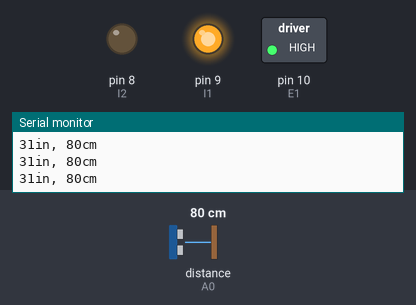
Bench run of a sketch on a simulated Arduino Uno, built with avr-gcc and run on an emulated ATmega328P. Parts: switched loads named in the sketch (green lamp = pin HIGH), output pins drawn as LEDs (lit = HIGH), the last lines printed to the serial monitor. Wiring (inferred from the names in the program): ultrasonic range finder: trigger A0; echo A0. The inputs (shaded band) are chosen by the test bench; at power-on: distance to the obstacle (sensor on A0) 80 cm. The echo pulse lasts 58.3 µs per cm.

Above: at 1.2 s.
1.3 s: distance to the obstacle (sensor on A0) set to 35 cm
3.5 s: distance to the obstacle (sensor on A0) set to 28 cm
At 5.5 s:
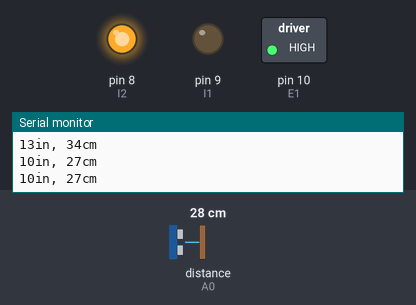
6.0 s: distance to the obstacle (sensor on A0) set to 120 cm
At 7.7 s:
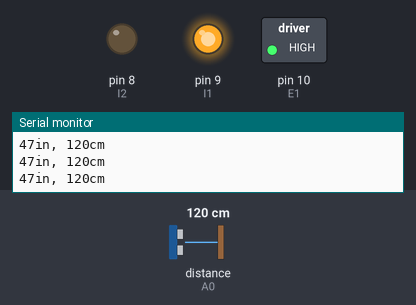
8.0 s: distance to the obstacle (sensor on A0) set to 2 cm
At 9.8 s:
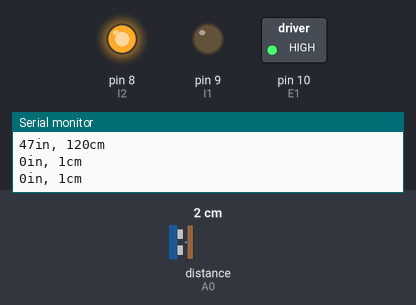
Timing chart, 0 to 11.3 s (numbered marks = the images above; inputs shaded):
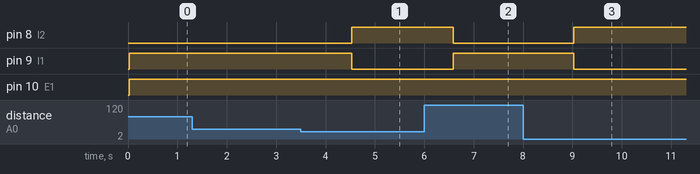

The sketch:

CowardRobot.ino
```cpp
//Coward Robot
//by Niam Moltta
//this coward Starts reversing when it founds something close.

#define E1 10  // Enable Pin for motor 1
#define I2 8  // Control pin 1 for motor 1
#define I1 9  // Control pin 2 for motor 1
const int Ping = A0; //Ultrasonic sensor

void setup() {

    Serial.begin(9600);
    pinMode(E1, OUTPUT);
    pinMode(I1, OUTPUT);
    pinMode(I2, OUTPUT);
}

void loop() {

//analogWrite(E1, 255); // Run in half speed

 long duration, inches, cm;

  pinMode(Ping, OUTPUT);
  digitalWrite(Ping, LOW);
  delayMicroseconds(2);
  digitalWrite(Ping, HIGH);
  delayMicroseconds(5);
  digitalWrite(Ping, LOW);

  pinMode(Ping, INPUT);
  duration = pulseIn(Ping, HIGH);

  inches = microsecondsToInches(duration);
  cm = microsecondsToCentimeters(duration);


  // Serial monitor
  Serial.print(inches);
  Serial.print("in, ");
  Serial.print(cm);
  Serial.print("cm");
  Serial.println();

  delay(15);

  if (cm <= 30) {

  delay(1000);
  digitalWrite(E1, HIGH);
  digitalWrite(I1, LOW); //ccw
  digitalWrite(I2, HIGH);

  }

  else {

  digitalWrite(E1, HIGH); //cw
  digitalWrite(I1, HIGH);
  digitalWrite(I2, LOW);

  }

}

long microsecondsToInches(long microseconds) {

  return microseconds / 74 / 2;
}

long microsecondsToCentimeters(long microseconds) {

  return microseconds / 29 / 2;
}
```

Measured:
- the behaviour switches between 32 and 31 cm on distance to the obstacle (sensor on A0) (found by bisection; images 0 and 1)
- after the input at 3.5 s, pin 8 (I2): LOW → HIGH after 1.0 s; pin 9 (I1): HIGH → LOW after 1.0 s
- after the input at 6.0 s, pin 8 (I2): HIGH → LOW after 0.59 s; pin 9 (I1): LOW → HIGH after 0.59 s
- after the input at 8.0 s, pin 8 (I2): LOW → HIGH after 1.0 s; pin 9 (I1): HIGH → LOW after 1.0 s
